Frame 1 (no input): blank canvas, image omitted
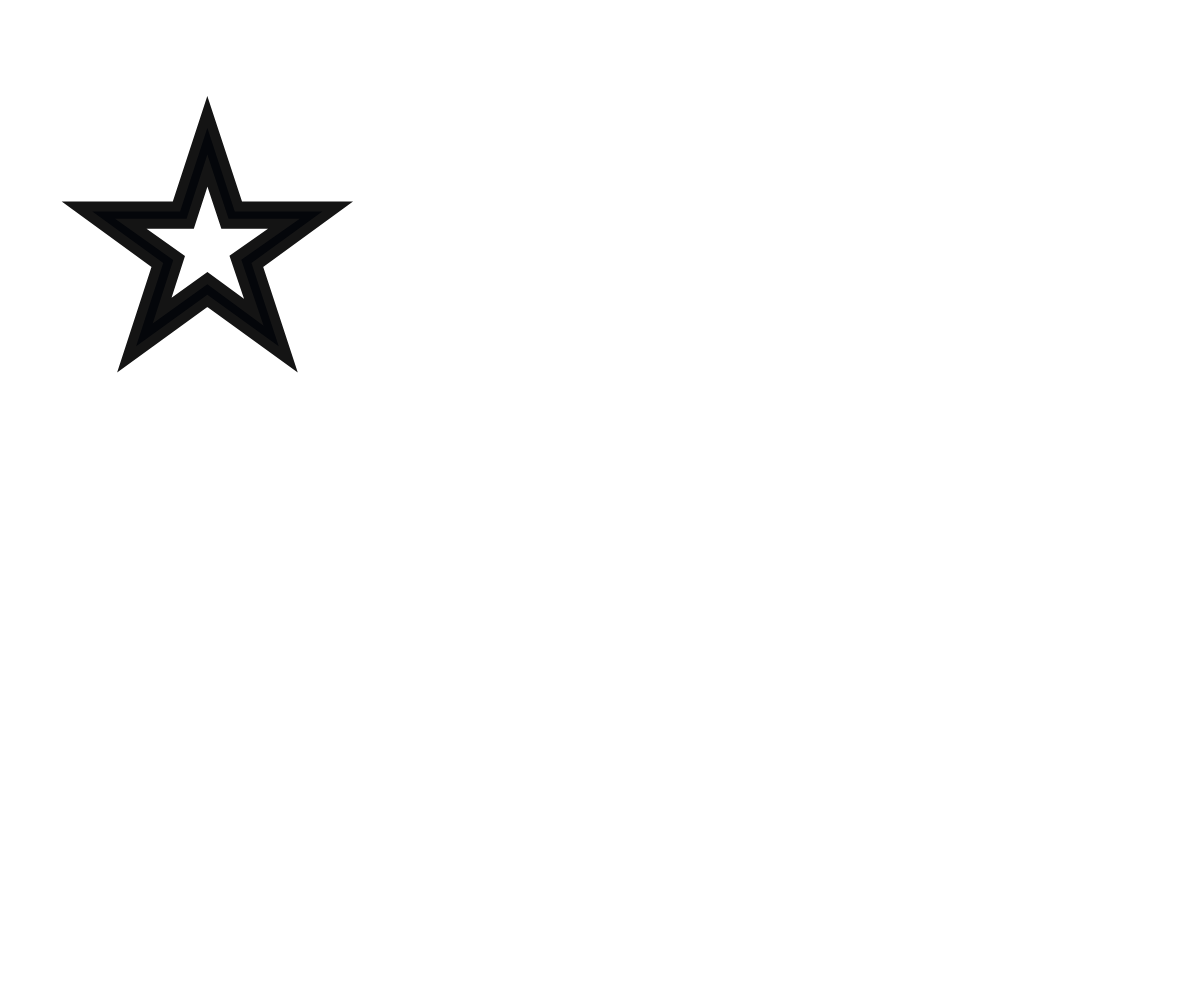
Frame 2 (the mouse pressed at the canvas centre, redrawn once)

The p5.js sketch that drew this single still picture (run headless with seeded random() and noise() and a simulated clock; the mouse was pressed at the canvas centre and the sketch redrawn once):

// p5.js sketch
// ── sketch.js
var x=0;
var y=0;
var z=0;
var stars= ["SEXY","LOVE","★","☆","","","","","","","","","","","",""]

function setup() {
  createCanvas(windowWidth,windowHeight);
  noLoop();
}

function draw() {
  x=x+2;
  y=y+3;
  z=z+5;
  if(x>255){
  x-=255;
  }
  if(y>255){
  y-=255;
  }
  if(z>255){
  z-=255;
  }
  textSize(300);
  textAlign(CENTER,CENTER);
  text(random(stars),random(windowWidth),random(windowHeight));
  fill(x,y,z);
  stroke(20);
  strokeWeight(20);
}

function mousePressed(){
loop();

}
function mouseReleased(){
noLoop();
}
